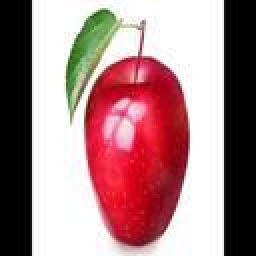
#> input picture CA4/Task 2/dataset/train/apple/Image_2.jpg, 128 x 128 px (shown 2 times larger); its folder holds only this picture in this run
$ jupyter execute --allow-errors Task_2.ipynb   (shell and % lines are left out)
#> lines starting #> are read from the running program, lines starting #| are printed output that depends on the picture
[cell 1]
import zipfile

zip_path = "fruit-and-vegetable-image-recognition.zip"

#> (the rest of this cell did not finish here and is left out)

[cell 2]
import os
import zipfile

zip_path = "fruit-and-vegetable-image-recognition.zip"
output_dir = "dataset"

selected_classes = [
    "apple",
    "banana",
    "bell pepper",
    "carrot",
    "grapes",
    "kiwi",
    "lemon",
    "orange",
    "pear",
    "tomato"
]

selected_splits = ["train", "validation", "test"]

os.makedirs(output_dir, exist_ok=True)

#> (the rest of this cell did not finish here and is left out)

[cell 3]
import os

DATASET_DIR = "dataset"

print(os.listdir(DATASET_DIR))
print(os.listdir(os.path.join(DATASET_DIR, "train")))
#> (the rest of this cell did not finish here and is left out)

[cell 4]
TRAIN_DIR = os.path.join(DATASET_DIR, "train")
VAL_DIR = os.path.join(DATASET_DIR, "validation")
TEST_DIR = os.path.join(DATASET_DIR, "test")

print("Train path:", TRAIN_DIR)
print("Validation path:", VAL_DIR)
print("Test path:", TEST_DIR)

[cell 5]
import os
import pandas as pd
import matplotlib.pyplot as plt
import numpy as np

# Dataset Description & Configuration

## Count Images per Class in Train / Validation / Test

[cell 6]
import os
import pandas as pd

DATASET_DIR = "dataset"

TRAIN_DIR = os.path.join(DATASET_DIR, "train")
VAL_DIR = os.path.join(DATASET_DIR, "validation")
TEST_DIR = os.path.join(DATASET_DIR, "test")

selected_classes = [
    "apple",
    "banana",
    "bell pepper",
    "carrot",
    "grapes",
    "kiwi",
    "lemon",
    "orange",
    "pear",
    "tomato"
]

valid_extensions = (".jpg", ".jpeg", ".png", ".bmp", ".webp")

def count_images_in_class(folder_path, class_name):
    class_path = os.path.join(folder_path, class_name)

    if not os.path.exists(class_path):
        print(f"Warning: Folder not found -> {class_path}")
        return 0

    image_count = len([
        file for file in os.listdir(class_path)
        if file.lower().endswith(valid_extensions)
    ])

    return image_count

data = []

for class_name in selected_classes:
    train_count = count_images_in_class(TRAIN_DIR, class_name)
    val_count = count_images_in_class(VAL_DIR, class_name)
    test_count = count_images_in_class(TEST_DIR, class_name)

    data.append({
        "Class": class_name,
        "Train": train_count,
        "Validation": val_count,
        "Test": test_count,
        "Total": train_count + val_count + test_count
    })

df_counts = pd.DataFrame(data)
df_counts

## Plot class distribution

[cell 7]
plt.figure(figsize=(6,3))

x = range(len(df_counts["Class"]))

plt.bar([i - 0.25 for i in x], df_counts["Train"], width=0.25, label="Train")
plt.bar(x, df_counts["Validation"], width=0.25, label="Validation")
plt.bar([i + 0.25 for i in x], df_counts["Test"], width=0.25, label="Test")

plt.title("Class Distribution Across Train, Validation, and Test Sets")
plt.xlabel("Class")
plt.ylabel("Number of Images")
plt.xticks(x, df_counts["Class"], rotation=45)
plt.legend()
plt.grid(axis="y", alpha=0.3)

plt.tight_layout()
plt.show()
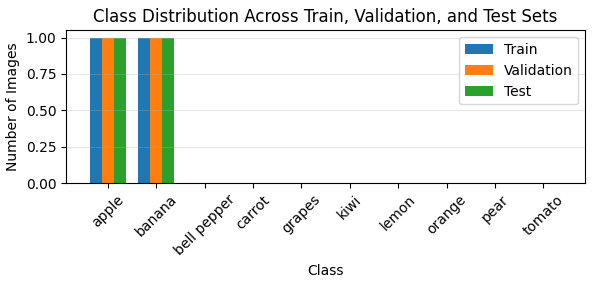
#> figure drawn by matplotlib, 1 panel

A grouped bar chart was created to compare the class distribution across the three splits. This helps identify whether the dataset is balanced or imbalanced.

If the number of samples is similar across classes, accuracy can be a reasonable evaluation metric. However, if some classes have many more images than others, accuracy may become misleading.

## Resize Images to 128×128 and Standardize to RGB 🖼️

[cell 8]
import os
from PIL import Image

IMAGE_SIZE = (128, 128)
valid_extensions = (".jpg", ".jpeg", ".png", ".bmp", ".webp")

selected_classes = [
    "apple",
    "banana",
    "bell pepper",
    "carrot",
    "grapes",
    "kiwi",
    "lemon",
    "orange",
    "pear",
    "tomato"
]

def process_and_replace_image(image_path):
#> called with image_path = 'dataset/train/apple/Image_2.jpg'
    with Image.open(image_path) as img:
#> img is the input picture: PIL image 128x128 RGB; mean R, G, B 168.8, 132.7, 135.1
        img = img.convert("RGB")
        img = img.resize(IMAGE_SIZE)
        img.save(image_path)

for split in ["train", "validation", "test"]:
    for class_name in selected_classes:
        folder_path = os.path.join(DATASET_DIR, split, class_name)

        if not os.path.exists(folder_path):
            print("Folder not found:", folder_path)
            continue

        for file_name in os.listdir(folder_path):
            if file_name.lower().endswith(valid_extensions):
                image_path = os.path.join(folder_path, file_name)

                try:
                    process_and_replace_image(image_path)
                except Exception as e:
                    print("Error:", image_path, e)

print("All images were converted to RGB and resized to 128×128 successfully.")

## Display sample processed images

[cell 9]
import os
import matplotlib.pyplot as plt
from PIL import Image

plt.figure(figsize=(10, 4))

shown_images = 0

for class_name in selected_classes[:5]:
    class_path = os.path.join(TRAIN_DIR, class_name)

    if not os.path.exists(class_path):
        print("Folder not found:", class_path)
        continue

    image_files = [
        file for file in os.listdir(class_path)
        if file.lower().endswith(valid_extensions)
    ]

    if len(image_files) == 0:
        print("No image found in:", class_path)
        continue

    sample_image_path = os.path.join(class_path, image_files[0])

    processed_image = Image.open(sample_image_path).convert("RGB")
    processed_image = processed_image.resize((128, 128))

    shown_images += 1

    plt.subplot(1, 5, shown_images)
    plt.imshow(processed_image)
    plt.title(class_name)
    plt.axis("off")

plt.suptitle("Sample Images After RGB Standardization and 128×128 Resizing")
plt.tight_layout()
plt.show()
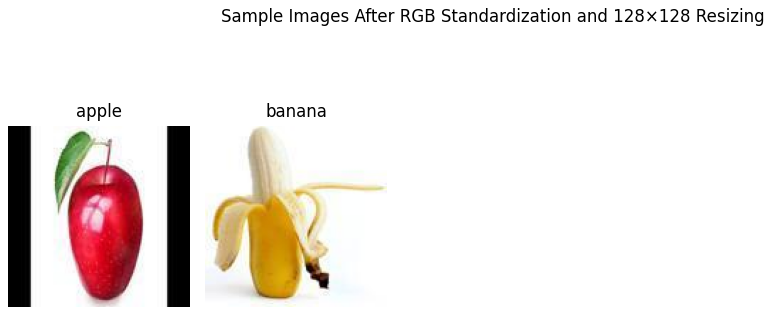
#> figure drawn by matplotlib, 2 panels

# Statistical EDA and Preprocessing

## Color Distribution Analysis

[cell 10]
# Step 3: Color Distribution Analysis

import os
import numpy as np
import pandas as pd
import matplotlib.pyplot as plt
from PIL import Image
from itertools import combinations


DATASET_DIR = "dataset"   # If your correct path is different, change only this line

TRAIN_DIR = os.path.join(DATASET_DIR, "train")
VAL_DIR = os.path.join(DATASET_DIR, "validation")
TEST_DIR = os.path.join(DATASET_DIR, "test")

selected_classes = [
    "apple",
    "banana",
    "bell pepper",
    "carrot",
    "grapes",
    "kiwi",
    "lemon",
    "orange",
    "pear",
    "tomato"
]

valid_extensions = (".jpg", ".jpeg", ".png", ".bmp", ".webp")

# Check paths
print("Train path:", TRAIN_DIR)
print("Available train classes:", os.listdir(TRAIN_DIR))


def calculate_class_rgb_mean(split_dir, class_name, image_size=(128, 128)):
#> called with split_dir = 'dataset/train', class_name = 'apple', image_size = (128, 128)
    class_path = os.path.join(split_dir, class_name)

    if not os.path.exists(class_path):
        print("Folder not found:", class_path)
        return np.array([0, 0, 0])

    rgb_means = []

    for file_name in os.listdir(class_path):
        if file_name.lower().endswith(valid_extensions):
            image_path = os.path.join(class_path, file_name)

            with Image.open(image_path) as img:
                img = img.convert("RGB")
                img = img.resize(image_size)
                img_array = np.array(img).astype(np.float32) / 255.0

            mean_rgb = img_array.mean(axis=(0, 1))
#> mean_rgb = [0.661, 0.52, 0.529]
            rgb_means.append(mean_rgb)

    if len(rgb_means) == 0:
        print("No images found in:", class_path)
        return np.array([0, 0, 0])

    rgb_means = np.array(rgb_means)
#> rgb_means = [[0.661, 0.52, 0.529]]

    return rgb_means.mean(axis=0)

rgb_data = []

for class_name in selected_classes:
    mean_r, mean_g, mean_b = calculate_class_rgb_mean(TRAIN_DIR, class_name)
#> mean_r = 0.661; mean_g = 0.52; mean_b = 0.529

    rgb_data.append({
        "Class": class_name,
        "Mean_R": mean_r,
        "Mean_G": mean_g,
        "Mean_B": mean_b
    })

df_rgb = pd.DataFrame(rgb_data)
#> df_rgb = table of 10 rows and 4 columns

df_rgb
#> Out = table of 10 rows and 4 columns

##  Grouped RGB bar chart

[cell 11]
plt.figure(figsize=(9, 4))

x = np.arange(len(df_rgb["Class"]))
#> x = [0, 1, 2, 3, 4, 5, 6, 7, 8, 9]
width = 0.25

plt.bar(x - width, df_rgb["Mean_R"], width, label="Red")
plt.bar(x, df_rgb["Mean_G"], width, label="Green")
plt.bar(x + width, df_rgb["Mean_B"], width, label="Blue")

plt.title("Mean RGB Channel Values per Class")
plt.xlabel("Class")
plt.ylabel("Mean Channel Value")
plt.xticks(x, df_rgb["Class"], rotation=45)
plt.legend()
plt.grid(axis="y", alpha=0.3)

plt.tight_layout()
plt.show()
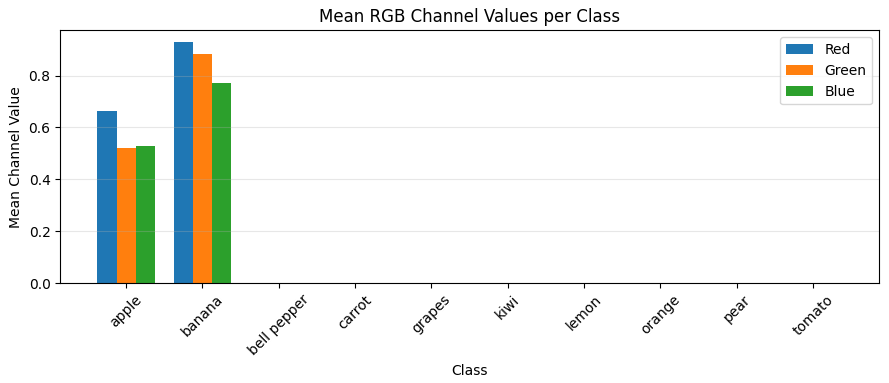
#> figure drawn by matplotlib, 1 panel; tallest bar 0.928 high, from x = 0.625 to 0.875; tallest bar 0.883 high, from x = 0.875 to 1.12; tallest bar 0.772 high, from x = 1.12 to 1.38

## Pairwise RGB scatter plots

[cell 12]
rgb_pairs = [
    ("Mean_R", "Mean_G", "Red vs Green"),
    ("Mean_R", "Mean_B", "Red vs Blue"),
    ("Mean_G", "Mean_B", "Green vs Blue")
]

for x_col, y_col, title in rgb_pairs:
    plt.figure(figsize=(5, 4))

    for _, row in df_rgb.iterrows():
        plt.scatter(row[x_col], row[y_col])
        plt.text(row[x_col], row[y_col], row["Class"], fontsize=8)

    plt.title(f"RGB Scatter Plot: {title}")
    plt.xlabel(x_col.replace("Mean_", "Mean "))
    plt.ylabel(y_col.replace("Mean_", "Mean "))
    plt.grid(alpha=0.3)

    plt.tight_layout()
    plt.show()
#> this loop made 3 passes
#> pass 1, `plt.show()`:
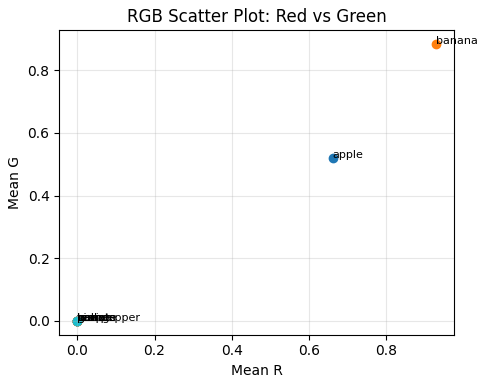
#> figure drawn by matplotlib, 1 panel
#> pass 2, `plt.show()`:
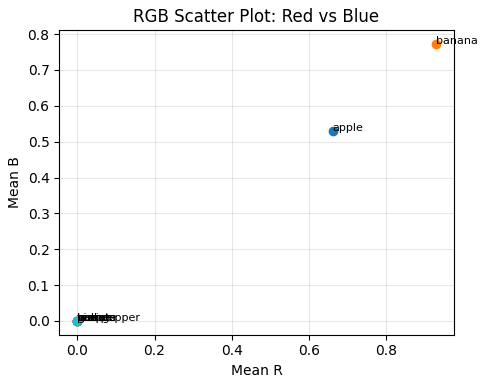
#> figure drawn by matplotlib, 1 panel

##  Create RGB distance matrix

[cell 13]
rgb_values = df_rgb[["Mean_R", "Mean_G", "Mean_B"]].values
#> rgb_values = [[0.661, 0.52, 0.529], [0.928, 0.883, 0.772], [0, 0, 0], [0, 0, 0], [0, 0, 0], [0, 0, 0], [0, 0, 0], [0, 0, 0], [0, 0, 0], [0, 0, 0]]
class_names = df_rgb["Class"].values

distance_matrix = np.zeros((len(class_names), len(class_names)))

for i in range(len(class_names)):
    for j in range(len(class_names)):
        distance_matrix[i, j] = np.linalg.norm(rgb_values[i] - rgb_values[j])
#> this loop made 10 passes

df_distance = pd.DataFrame(
    distance_matrix,
    index=class_names,
    columns=class_names
)
#> df_distance = table of 10 rows and 10 columns

df_distance


plt.figure(figsize=(8, 6))

plt.imshow(df_distance, cmap="viridis")
plt.colorbar(label="Euclidean RGB Distance")

plt.title("Euclidean Distance Matrix in RGB Space")
plt.xlabel("Class")
plt.ylabel("Class")

plt.xticks(np.arange(len(class_names)), class_names, rotation=45, ha="right")
plt.yticks(np.arange(len(class_names)), class_names)

for i in range(len(class_names)):
    for j in range(len(class_names)):
        plt.text(
            j, i,
            f"{distance_matrix[i, j]:.2f}",
            ha="center",
            va="center",
            fontsize=7
        )

plt.tight_layout()
plt.show()
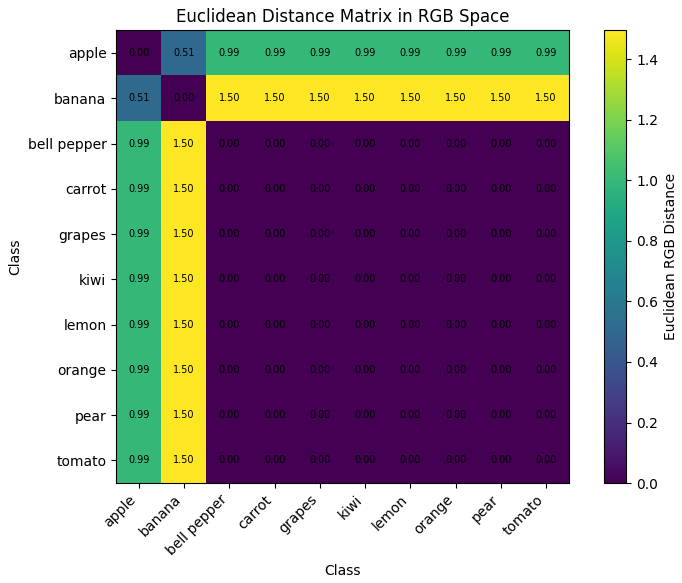
#> figure drawn by matplotlib, 2 panels

## Find 3 class pairs with highest confusion risk

[cell 14]
pair_distances = []

for i, j in combinations(range(len(class_names)), 2):
    pair_distances.append({
        "Class 1": class_names[i],
        "Class 2": class_names[j],
        "RGB Distance": distance_matrix[i, j]
    })
#> this loop made 45 passes
#> (i, j) on passes 2 to 13: (0, 2), (0, 3), (0, 4), (0, 5), (0, 6), (0, 7), (0, 8), (0, 9), (1, 2), (1, 3), (1, 4), (1, 5)
#> j on pass 1: 1
#> after the loop, pair_distances = 45 items

df_pair_distances = pd.DataFrame(pair_distances)
#> df_pair_distances = table of 45 rows and 3 columns

df_confusion_risk = df_pair_distances.sort_values(
    by="RGB Distance",
    ascending=True
).head(3)
#> df_confusion_risk = table of 3 rows and 3 columns

df_confusion_risk
#> Out = table of 3 rows and 3 columns
#> `pixel_sum += img_array.sum(axis=(0, 1))`: pixel_sum = [10835.1, 8521.5, 8671.2]
#> `pixel_squared_sum += (img_array ** 2).sum(axis=(0, 1))`: pixel_squared_sum = [9896.2, 7802.4, 7756.5]

In this step, the average RGB color values were calculated for each selected class using only the training set. The grouped RGB bar chart shows how the red, green, and blue channel values differ between fruit and vegetable classes.

The RGB scatter plots help visualize whether classes form separate color clusters or overlap in color space. Classes that appear close together in these scatter plots may be more difficult for the CNN to distinguish using color alone.

The Euclidean distance matrix was also calculated in RGB space. A smaller distance between two classes means their average colors are more similar. Therefore, the three class pairs with the smallest RGB distances are considered the highest-risk pairs for possible confusion.

Later, these predicted high-risk pairs will be compared with the model’s actual confusion matrix to evaluate whether the initial EDA color analysis correctly predicted the model’s mistakes. 🎯

## Global Normalization ⚖️🖼️

[cell 15]
import os
import numpy as np
from PIL import Image

valid_extensions = (".jpg", ".jpeg", ".png", ".bmp", ".webp")


train_dir = os.path.join(DATASET_DIR, "train")

pixel_sum = np.zeros(3)
pixel_squared_sum = np.zeros(3)
total_pixels = 0

#> (the rest of this cell did not finish here and is left out)
